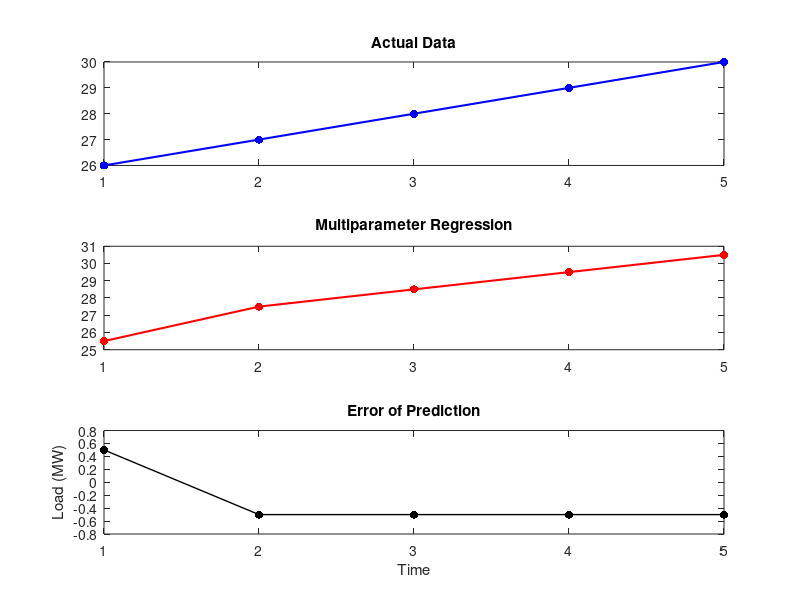
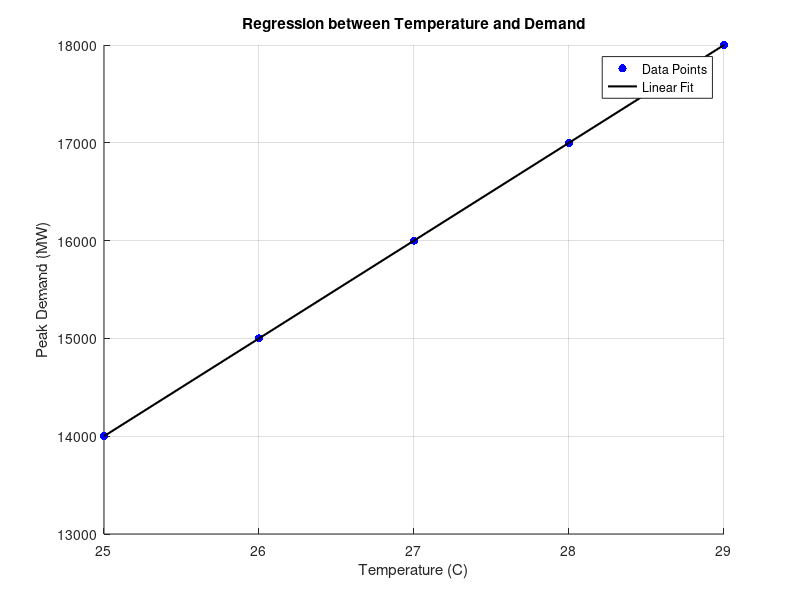

The MATLAB source for these figures, in order:

actual_load = [26, 27, 28, 29, 30]; 
predicted_load = [25.5, 27.5, 28.5, 29.5, 30.5]; 


temperature = [25, 26, 27, 28, 29]; 
peak_demand = [14000, 15000, 16000, 17000, 18000]; 


error = actual_load - predicted_load;


figure;
subplot(3, 1, 1);
plot(actual_load, 'b', 'LineWidth', 1.5); hold on;
scatter(1:length(actual_load), actual_load, 'b', 'filled');
title('Actual Data');

subplot(3, 1, 2); 
plot(predicted_load, 'r', 'LineWidth', 1.5); hold on;
scatter(1:length(predicted_load), predicted_load, 'r', 'filled');
title('Multiparameter Regression');

subplot(3, 1, 3); 
plot(error, 'k', 'LineWidth', 1); hold on;
scatter(1:length(error), error, 'k', 'filled');
title('Error of Prediction');
xlabel('Time');
ylabel('Load (MW)');


saveas(gcf, 'combined_load_plots.png');


p = polyfit(temperature, peak_demand, 1);
demand_fit = polyval(p, temperature);


figure;
scatter(temperature, peak_demand, 'b', 'filled'); hold on; 
plot(temperature, demand_fit, 'k', 'LineWidth', 1.5); 
title('Regression between Temperature and Demand');
xlabel('Temperature (C)');
ylabel('Peak Demand (MW)');
legend('Data Points', 'Linear Fit');
grid on;


saveas(gcf, 'temperature_demand_regression.png');
